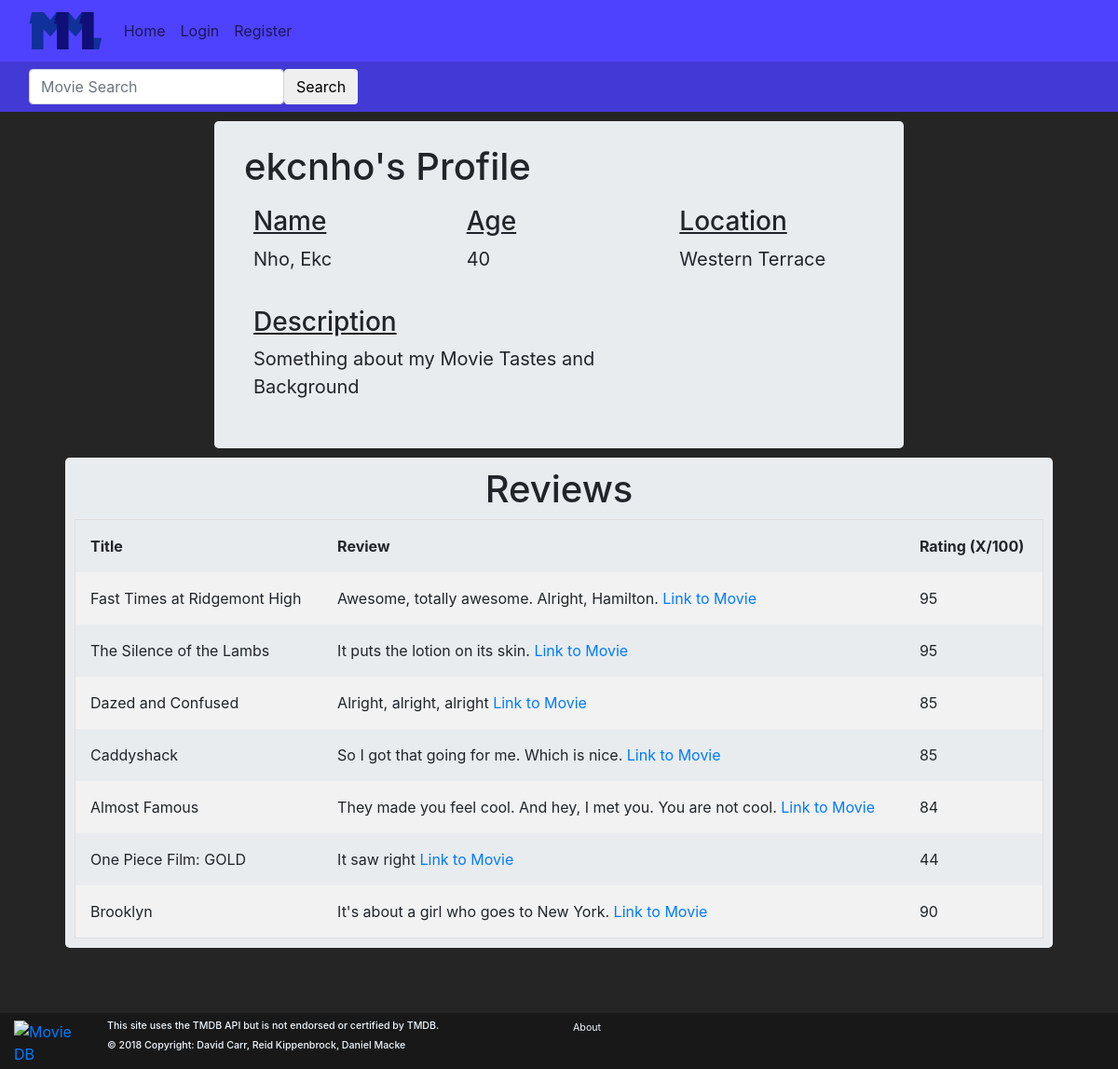
The app's page /account/profile/?p=ekcnho, older data.
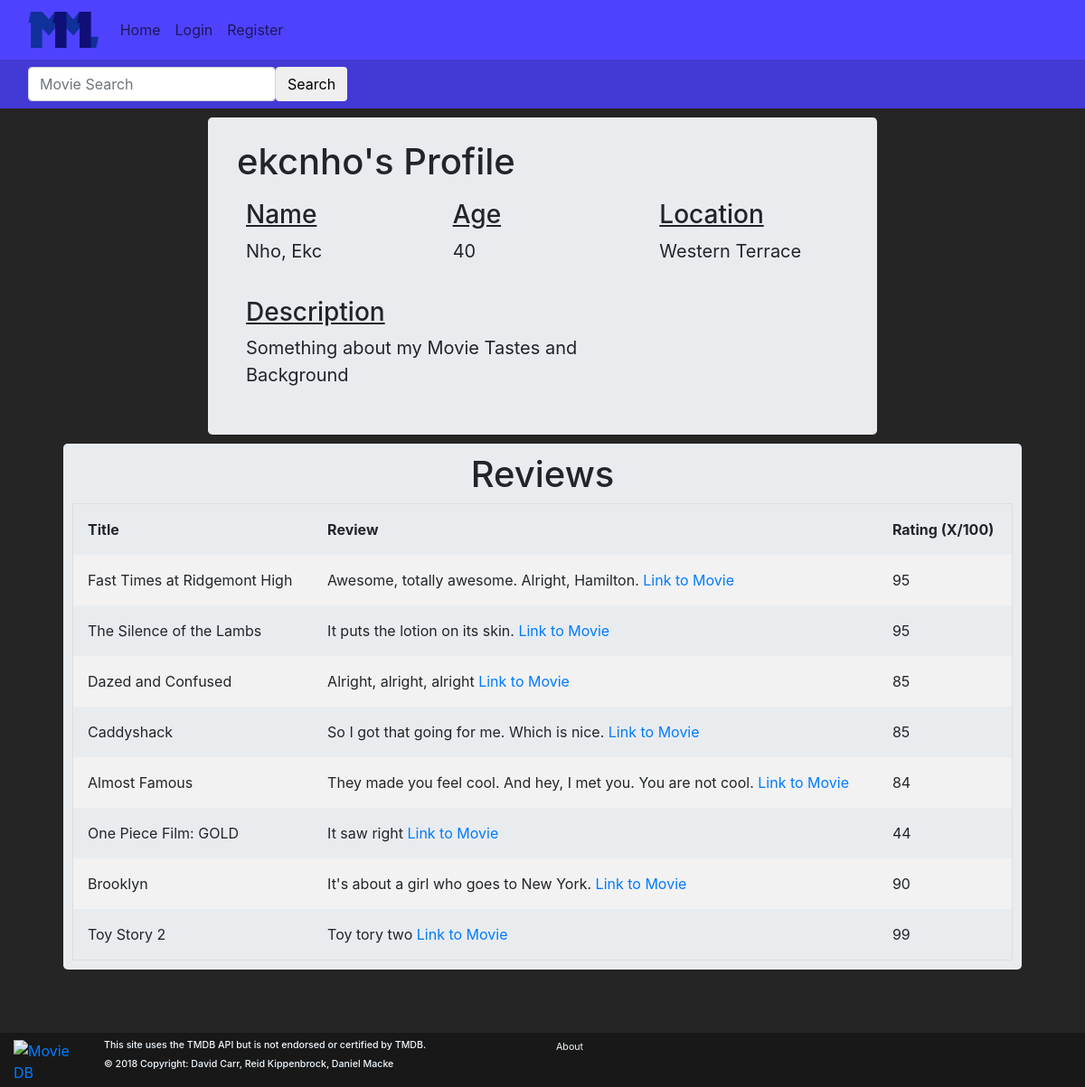
The same page, newer data.
### movies/models.py (models this page shows)
class MovieReview(models.Model):
    user = models.ForeignKey(User,on_delete=models.CASCADE,default=1)
    movie_id = models.IntegerField(default=0)
    movie_title = models.CharField(max_length=50, default='')
    rating = models.IntegerField(
        default=0,
        validators=[
            MaxValueValidator(100),
            MinValueValidator(0)
        ]
    )
    review = models.CharField(max_length=1000, default='')

### accounts/views.py (the view)
# urls.py: path('profile/', views.view_profile, name='view_profile'),
def view_profile(request):
    username = request.GET.get('p');
    user = get_object_or_404(User,username=username)
    editable = False
    if request.user.is_authenticated and request.user == user:
        editable= True
    movie_reviews = MovieReview.objects.filter(user=user)
    args = {'User': user,'reviews': movie_reviews,'Editable':editable}
    return render(request, 'accounts/profile.html', args)

### accounts/templates/accounts/profile.html (shortened to what this page needs)
{% extends 'base.html' %}
{%block body%}
<div class="container" align="center">
  <div class="jumbotron col-md-8" align="left">
    <b><h1>{{ User.username }}'s Profile</h1></b>
    <div class="row" style="padding: 10px;">
      <div class="col-md-4">
        <u><h3>
          Name
        </h3></u>
        <p style="font-size:125%;">
          {{User.last_name}}, {{User.first_name}}
        </p>
      </div>
      <div class="col-md-4">
        <u><h3>
          Age
        </h3></u>
        <p  style="font-size:125%;">
             {{User.userprofile.age}}
        </p>
      </div>
      <div class="col-md-4">
        <u><h3>
          Location
        </h3></u>
        <p style="font-size:125%;">
          {{User.userprofile.city}}
        </p>
      </div>
    </div>
    <div class="row" style="padding: 10px;">
      <div class="col-md-8">
        <u><h3>
          Description
        </h3></u>
        <p style="font-size:125%;">
          {{User.userprofile.description}}
        </p>
      </div>
    </div>
  </div>
  <div class="container-fluid">
    <div class="jumbotron" style="padding: 10px;">
      <h1 class="text-center">Reviews</h1>
      <div style="overflow-x:auto;">
      <table id="ReviewTable">
        <tr>
          <th onclick="sortTable(0)">Title</th>
          <th>Review</th>
          <th onclick="sortTable(2)">Rating (X/100)</th>
        </tr>
      {%for review in reviews%}
      <tr>
        <td>{{review.movie_title}}</td>
        <td>{{review.review}} <a href="/movies/?movie_id={{review.movie_id}}">Link to Movie</a></td>
        <td>{{review.rating}}</td>
      </tr>
      {%endfor%}
    </table>
  </div>
  </div>
</div>
</div>
{%endblock%}

Row changes from the older to the newer data that the page shows:
added MovieReview: movie_title "Toy Story 2", review "Toy tory two", rating "99"
